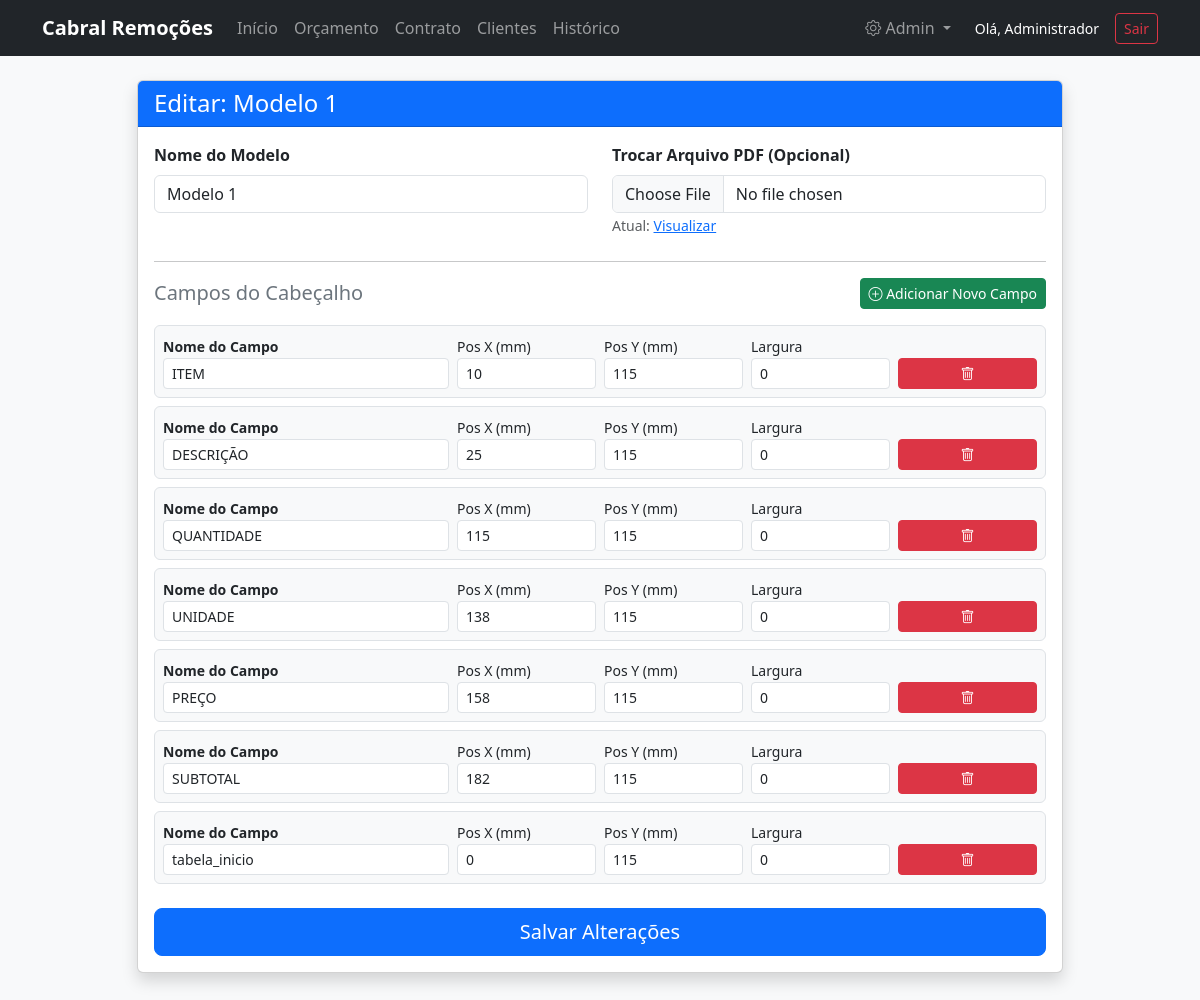
The page /editar_modelo.php?id=4 (signed in) on the database its author committed.
### tables this page shows
CREATE TABLE `templates` (
  `id` int(11) NOT NULL,
  `nome_modelo` varchar(100) NOT NULL,
  `caminho_arquivo` varchar(255) NOT NULL,
  `created_at` timestamp NOT NULL DEFAULT current_timestamp()
);

CREATE TABLE `coordenadas_template` (
  `id` int(11) NOT NULL,
  `template_id` int(11) NOT NULL,
  `campo_chave` varchar(50) NOT NULL,
  `pos_x` float NOT NULL,
  `pos_y` float NOT NULL,
  `largura` float DEFAULT 0
);

### editar_modelo.php (the view, shortened to what this page needs)
<?php
require 'Scripts/conecta_banco.php';
$id = $_GET['id'] ?? null;
$modelo = $pdo->prepare("SELECT * FROM templates WHERE id = ?");
$modelo->execute([$id]);
$dadosModelo = $modelo->fetch();
$campos = $pdo->prepare("SELECT * FROM coordenadas_template WHERE template_id = ?");
$campos->execute([$id]);
$listaCampos = $campos->fetchAll();
?>
<!DOCTYPE html>
<html lang="pt-br">
<head>
    <link href="https://cdn.jsdelivr.net/npm/bootstrap@5.3.0/dist/css/bootstrap.min.css" rel="stylesheet">
    <link rel="stylesheet" href="https://cdn.jsdelivr.net/npm/bootstrap-icons@1.10.0/font/bootstrap-icons.css">
</head>
<body class="bg-light">
    <?php include 'navbar.php'; ?>
    <div class="container pb-5">
        <div class="row justify-content-center">
            <div class="col-md-10">
                <div class="card shadow">
                    <div class="card-header bg-primary text-white d-flex justify-content-between align-items-center">
                        <h4 class="mb-0">Editar: <?= $dadosModelo['nome_modelo'] ?></h4>
                    </div>
                    <div class="card-body">
                        <form method="POST" enctype="multipart/form-data">
                            <div class="row mb-4">
                                <div class="col-md-6">
                                    <label class="form-label fw-bold">Nome do Modelo</label>
                                    <input type="text" name="nome_modelo" class="form-control" value="<?= $dadosModelo['nome_modelo'] ?>" required>
                                </div>
                                <div class="col-md-6">
                                    <label class="form-label fw-bold">Trocar Arquivo PDF (Opcional)</label>
                                    <input type="file" name="arquivo_pdf" class="form-control" accept="application/pdf">
                                    <small class="text-muted">Atual: <a href="<?= $dadosModelo['caminho_arquivo'] ?>" target="_blank">Visualizar</a></small>
                                </div>
                            </div>
                            <hr>
                            <div class="d-flex justify-content-between align-items-center mb-3">
                                <h5 class="text-secondary mb-0">Campos do Cabeçalho</h5>
                                <button type="button" class="btn btn-success btn-sm" onclick="adicionarCampoVisual()">
                                    <i class="bi bi-plus-circle"></i> Adicionar Novo Campo
                                </button>
                            </div>
                            <div id="lista-campos-editor">
                                <?php
                                    $i = 0;
                                    foreach($listaCampos as $c):
                                    $i++;
                                ?>
                                <div class="card mb-2 bg-light border">
                                    <div class="card-body p-2">
                                        <div class="row g-2 align-items-end">
                                            <div class="col-md-4">
                                                <label class="small fw-bold">Nome do Campo</label>
                                                <input type="text" name="campos[<?= $i ?>][nome]" class="form-control form-control-sm" value="<?= $c['campo_chave'] ?>" required>
                                            </div>
                                            <div class="col-md-2">
                                                <label class="small">Pos X (mm)</label>
                                                <input type="number" step="0.1" name="campos[<?= $i ?>][x]" class="form-control form-control-sm" value="<?= $c['pos_x'] ?>" required>
                                            </div>
                                            <div class="col-md-2">
                                                <label class="small">Pos Y (mm)</label>
                                                <input type="number" step="0.1" name="campos[<?= $i ?>][y]" class="form-control form-control-sm" value="<?= $c['pos_y'] ?>" required>
                                            </div>
                                            <div class="col-md-2">
                                                <label class="small">Largura</label>
                                                <input type="number" step="0.1" name="campos[<?= $i ?>][w]" class="form-control form-control-sm" value="<?= $c['largura'] ?>">
                                            </div>
                                            <div class="col-md-2">
                                                <a href="editar_modelo.php?id=<?= $id ?>&delete_campo=<?= $c['id'] ?>"
                                                   class="btn btn-danger btn-sm w-100"
                                                   onclick="return confirm('Excluir este campo permanentemente?')">
                                                    <i class="bi bi-trash"></i>
                                                </a>
                                            </div>
                                        </div>
                                    </div>
                                </div>
                                <?php endforeach; ?>
                            </div>
                            <div class="mt-4 d-grid gap-2">
                                <button type="submit" class="btn btn-primary btn-lg">Salvar Alterações</button>
                            </div>
                        </form>
                    </div>
                </div>
            </div>
        </div>
    </div>
</body>
</html>

### rows shown on the page
templates: nome_modelo "Modelo 1"
coordenadas_template: campo_chave "ITEM", pos_x "10", pos_y "115", largura "0"
coordenadas_template: campo_chave "DESCRIÇÃO", pos_x "25", pos_y "115", largura "0"
coordenadas_template: campo_chave "QUANTIDADE", pos_x "115", pos_y "115", largura "0"
coordenadas_template: campo_chave "UNIDADE", pos_x "138", pos_y "115", largura "0"
coordenadas_template: campo_chave "PREÇO", pos_x "158", pos_y "115", largura "0"
coordenadas_template: campo_chave "SUBTOTAL", pos_x "182", pos_y "115", largura "0"
coordenadas_template: campo_chave "tabela_inicio", pos_x "0", pos_y "115", largura "0"

### other values the page prints
$_SESSION['usuario_nome'] "Administrador"
